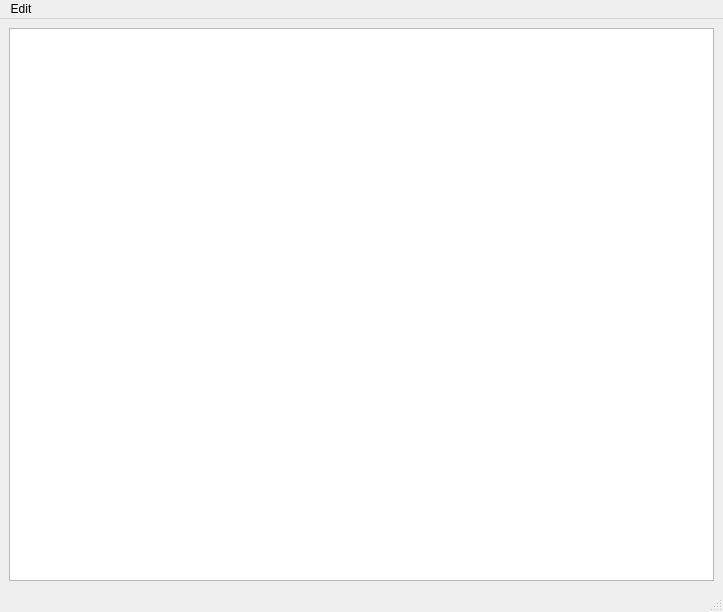
<ui version="4.0" >
 <class>LogViewWindow</class>
 <widget class="QMainWindow" name="LogViewWindow" >
  <property name="geometry" >
   <rect>
    <x>0</x>
    <y>0</y>
    <width>723</width>
    <height>612</height>
   </rect>
  </property>
  <property name="windowTitle" >
   <string>Log Viewer</string>
  </property>
  <widget class="QWidget" name="centralwidget" >
   <layout class="QVBoxLayout" >
    <property name="margin" >
     <number>9</number>
    </property>
    <property name="spacing" >
     <number>6</number>
    </property>
    <item>
     <widget class="QTextEdit" name="log_" >
      <property name="undoRedoEnabled" >
       <bool>false</bool>
      </property>
      <property name="lineWrapMode" >
       <enum>QTextEdit::NoWrap</enum>
      </property>
      <property name="readOnly" >
       <bool>true</bool>
      </property>
      <property name="acceptRichText" >
       <bool>false</bool>
      </property>
      <property name="textInteractionFlags" >
       <enum>Qt::TextSelectableByMouse</enum>
      </property>
     </widget>
    </item>
   </layout>
  </widget>
  <widget class="QMenuBar" name="menubar" >
   <property name="geometry" >
    <rect>
     <x>0</x>
     <y>0</y>
     <width>723</width>
     <height>22</height>
    </rect>
   </property>
   <widget class="QMenu" name="menuEdit" >
    <property name="title" >
     <string>Edit</string>
    </property>
    <addaction name="actionCopy" />
    <addaction name="actionClear" />
   </widget>
   <addaction name="menuEdit" />
  </widget>
  <widget class="QStatusBar" name="statusbar" />
  <action name="actionCopy" >
   <property name="text" >
    <string>Copy</string>
   </property>
   <property name="shortcut" >
    <string>Ctrl+C</string>
   </property>
  </action>
  <action name="actionClear" >
   <property name="text" >
    <string>Clear</string>
   </property>
   <property name="shortcut" >
    <string>Backspace</string>
   </property>
  </action>
 </widget>
 <resources/>
 <connections/>
</ui>
